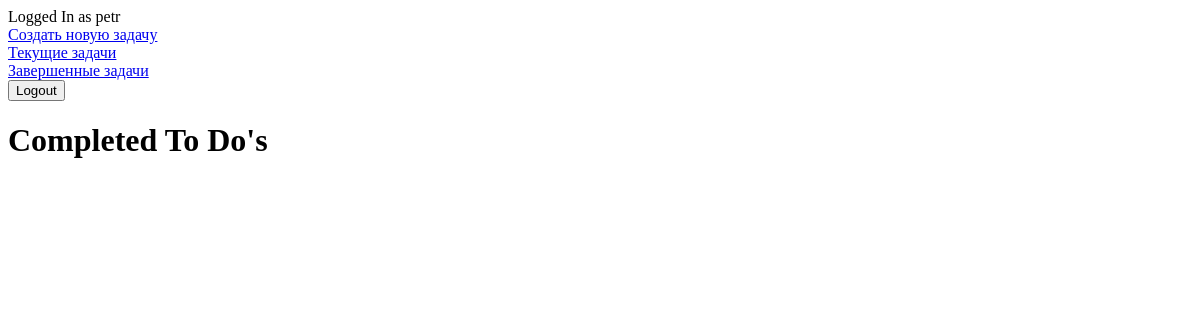
The page /completed/ (signed in) on the database as committed earlier.
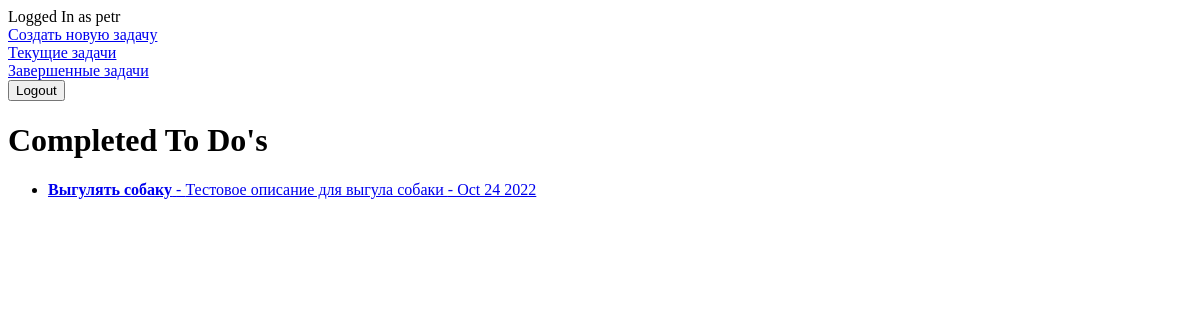
The same page on the database as committed later.
### todo/models.py (models this page shows, shortened)
class TODO(models.Model):
    title = models.CharField(max_length = 100)
    description = models.TextField(max_length = 500, blank = True)
    creation_date = models.DateTimeField(auto_now_add = True)
    completion_date = models.DateTimeField(null = True, blank = True)
    important_check = models.BooleanField(default = False)
    user = models.ForeignKey(User, on_delete = models.CASCADE)

### todo/views.py (the view)
# urls.py: path('completed/', views.completedtodos, name = 'completedtodos'),
@login_required
def completedtodos(request):
    todo_tasks = TODO.objects.filter(user = request.user, completion_date__isnull = False).order_by('-completion_date')
    return render(request, 'todo/completedtodos.html', {'tasks': todo_tasks})

### todo/templates/todo/completedtodos.html
{% extends 'todo/base.html' %}
{% block content %}
<h1>Completed To Do's</h1>
<ul>
    {% for task in tasks %}
    <li>
        <a href = "{% url 'viewtask' task.id %}">
        {% if task.important_check %}<b>{% endif %}{{ task.title }}{% if task.important_check %}</b>{% endif %}
        {% if task.description %} - {{ task.description }}{% endif %}
        {{ task.completion_date|date:' - M j Y' }}
        </a>
    </li>
    {% endfor %}
</ul>
{% endblock %}

Rows that differ between the two databases and show on the page:
added TODO: title "Выгулять собаку", description "Тестовое описание для выгула собаки", completion_date "- Oct 24 2022"
